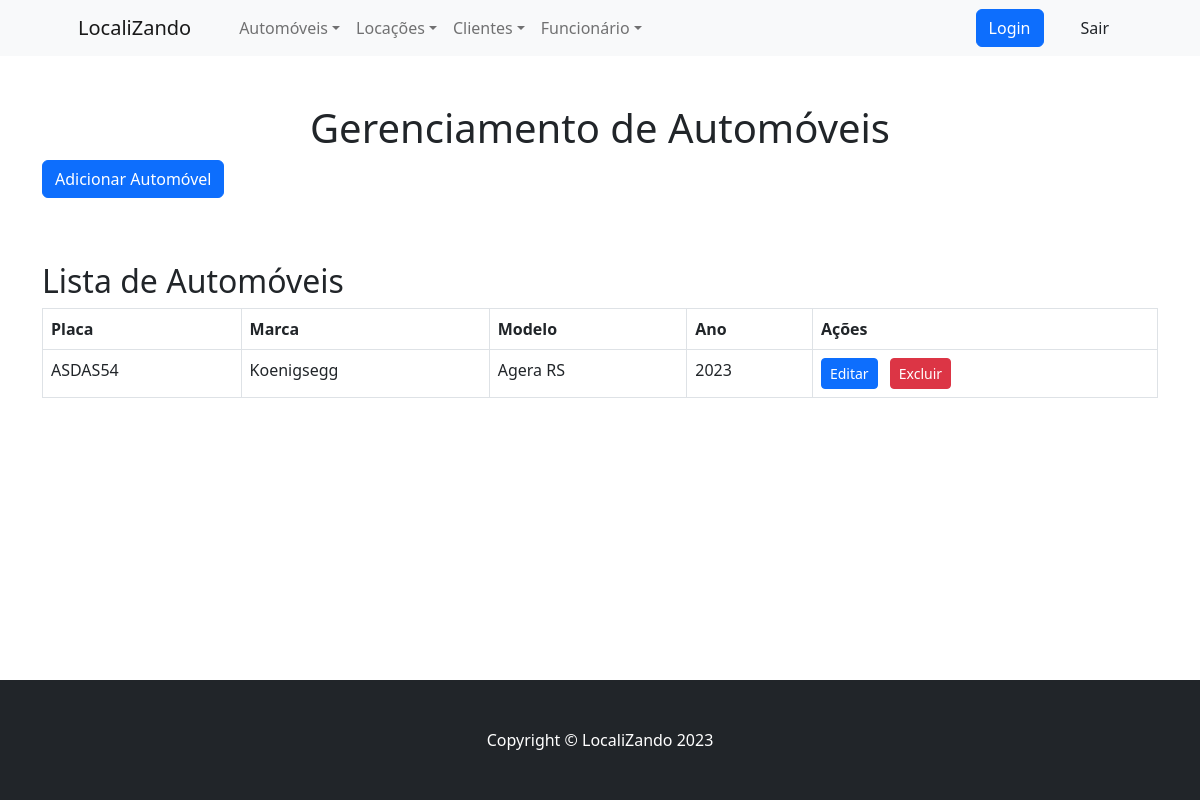
The page /automoveis/gerencia/ on the database its author committed.
### automoveis/models.py (models this page shows, shortened)
class Automovel(models.Model):
    STATUS_CHOICES = (
        ('Disponível', 'Disponível'),
        ('Indisponível', 'Indisponível'),
    )
    COMBUSTIVEL_CHOICES = (
        ('Gasolina', 'Gasolina'), ('Flex', 'Flex'),
        ('Diesel', 'Diesel'), ('Híbrido/Elétrico', 'Híbrido/Elétrico'),
    )
    MARCA_CHOICES = (
        ('Mercedes - Benz', 'Mercedes - Benz'), ('Audi', 'Audi'),('BMW', 'BMW'),
        ('Volkswagen',  'Volkswagen'), ('Chevrolet', 'Chevrolet'), ('Renault', 'Renault'),
        ('Ford', 'Ford'), ('Toyota', 'Toyota'), ('Fiat', 'Fiat'), ('Hyundai', 'Hyundai'),
        ('Peugeot', 'Peugeot'), ('Lexus', 'Lexus'), ('Kia','Kia'), ('Citroën', 'Citroën'),
        ('Nissan', 'Nissan'), ('Mitsubishi', 'Mitsubishi'), ('Chery', 'Chery'),('Jeep', 'Jeep'),
    )
    CATEGORIA_CHOICES = (
        ('Utilitário Esportivo', 'Utilitário Esportivo'),
        ('Sedã', 'Sedã'), ('Conversível / Cupê', 'Conversível / Cupê'),
        ('Hatch', 'Hatch'), ('Picape', 'Picape'), ('Hibrido / Elétrico', 'Hibrido / Elétrico'),
        ('Van','Van'), ('Outro', 'Outro'),
    )
    NRO_PORTAS_CHOICES =(
        ('2', '2 Portas'),
        ('3', '3 Portas'),
        ('4', '4 Portas'),
        ('5', '5 Portas'), # Existe!
    )
    placa_automovel = models.CharField(max_length=15, unique=True, error_messages={'unique':"Já há um automóvel com esta placa!"}, null= False)
    cor = models.CharField(max_length=20)
    nro_portas = models.CharField(max_length=10, choices=NRO_PORTAS_CHOICES, null= False)
    marca = models.ForeignKey(MarcaAutomovel, on_delete=models.CASCADE)
    tipo_combustivel = models.CharField(max_length=50, choices=COMBUSTIVEL_CHOICES, null= False)
    quilometragem= models.FloatField()
    renavam= models.CharField(max_length=20, unique=True)
    valor_locacao = models.FloatField()
    modelo = models.ForeignKey(ModeloAutomovel, on_delete=models.CASCADE)
    ano = models.PositiveIntegerField()
    categoria = models.CharField(choices=CATEGORIA_CHOICES, max_length=50, null= False)
    status = models.CharField(max_length=12, choices=STATUS_CHOICES, default='Disponível')
    chassi = models.CharField(max_length=50, unique=True, default= '00000000')
    imagem = models.FileField(upload_to="")

class MarcaAutomovel(models.Model):
    nome = models.CharField(max_length=100)

class ModeloAutomovel(models.Model):
    marca = models.ForeignKey(MarcaAutomovel, on_delete=models.CASCADE)
    nome = models.CharField(max_length=100)

### automoveis/views.py (the view)
# urls.py: path('gerencia/', views.automovel_crud, name='automovel_crud'),
def automovel_crud(request):
    if request.method == 'POST':
        form = AutomovelForm(request.POST)
        if form.is_valid():
            form.save()
            return redirect('automoveis:automovel_crud')
    else:
        form = AutomovelForm()
    automoveis = Automovel.objects.all()
    return render(request, 'automovel_crud.html', {'form': form, 'automoveis': automoveis})

### automoveis/templates/automovel_crud.html (shortened to what this page needs)
{% extends 'base.html' %}
{% block content %}
<div class="container mt-5">
    <h1 class="text-center">Gerenciamento de Automóveis</h1>
    <a href="{% url 'automoveis:automovel_create' %}" class="btn btn-primary mb-3">Adicionar Automóvel</a>
    <h2 class="mt-5">Lista de Automóveis</h2>
    <table class="table table-bordered table-hover">
        <thead>
            <tr>
                <th>Placa</th>
                <th>Marca</th>
                <th>Modelo</th>
                <th>Ano</th>
                <th>Ações</th>
            </tr>
        </thead>
        <tbody>
            {% for automovel in automoveis %}
            <tr>
                <td>{{ automovel.placa_automovel }}</td>
                <td>{{ automovel.marca.nome }}</td>
                <td>{{ automovel.modelo.nome }}</td>
                <td>{{ automovel.ano }}</td>
                <td>
                    <a href="{% url 'automoveis:automovel_update' automovel.id %}" class="btn btn-sm btn-primary me-2">Editar</a>
                    <a href="{% url 'automoveis:automovel_confirm_delete' automovel.id %}" class="btn btn-sm btn-danger">Excluir</a>
                </td>
            </tr>
            {% endfor %}
        </tbody>
    </table>
</div>
{% endblock %}

### rows shown on the page
Automovel: placa_automovel "ASDAS54", marca.nome "Koenigsegg", modelo.nome "Agera RS", ano "2023"
